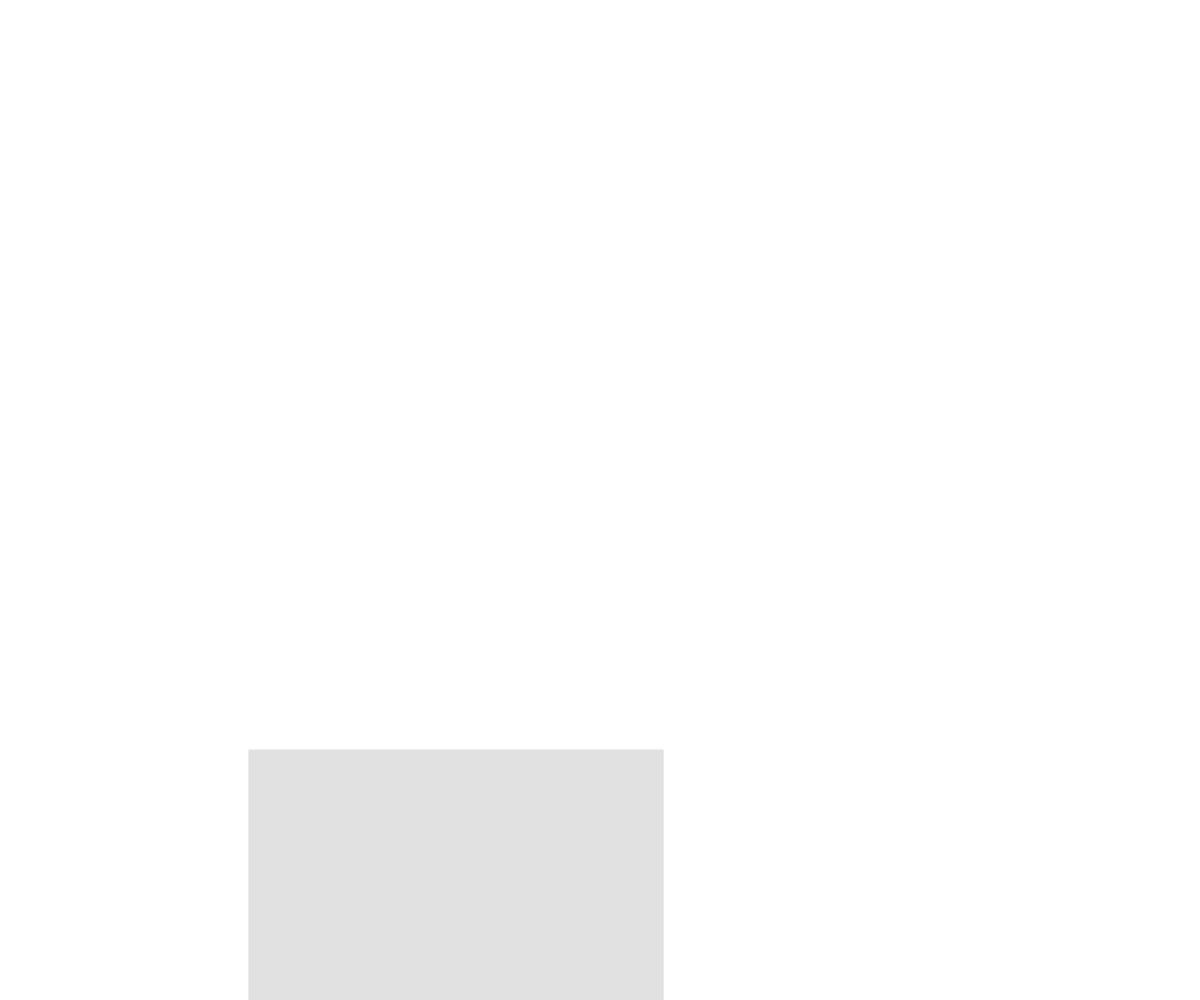
Frame 1 (no input)
Frame 60 (no input): identical to frame 1, image omitted
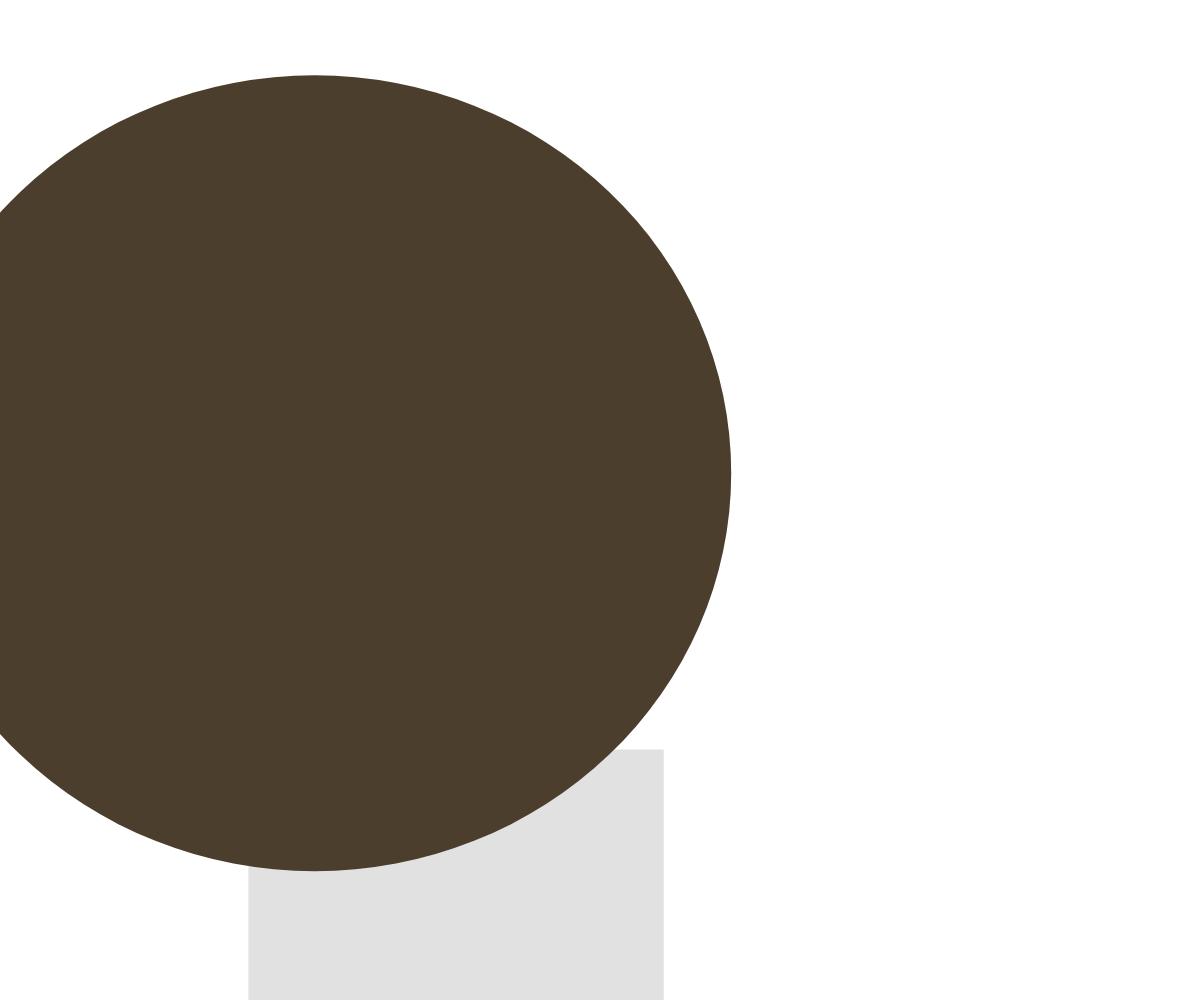
Frame 120 (the mouse pressed at the canvas centre since frame 60)

The p5.js sketch that drew these frames (run headless with seeded random() and noise() and a simulated clock; from frame 60 on, the mouse is pressed at the canvas centre):

// p5.js sketch
// ── sketch.js

function setup() {
  createCanvas(windowWidth,windowHeight);
}

function draw() {
}

function mouseMoved(){
    if (mouseX < windowWidth/2) {
    noStroke();
    fill(random(150,255));
    rect(random(0, windowWidth), random(0, windowHeight),random(0, windowWidth), random(0, windowHeight));
    }
    else {
    noStroke();
    fill(random(255), random(255), random(255));
    ellipse(random(0, windowWidth),random(0, windowHeight),random(0, windowWidth), random(0, windowHeight));
  }
}
